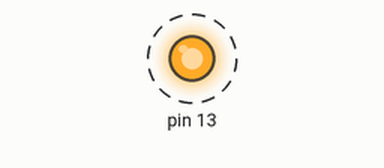
This sketch was run on a simulated Arduino Uno, built with avr-gcc and run on an emulated ATmega328P. Shown: output pins drawn as LEDs (lit = HIGH). Dashed ring = blinking. What the sketch prints to the serial monitor is not drawn.

Above: at 0.17 s.
Timing chart, 0 to 3.0 s (numbered marks = the images above):
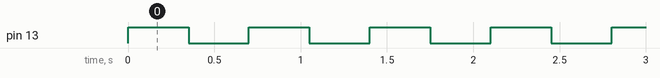

Measured:
- by itself, pin 13: alternates HIGH for 0.35 s and LOW for 0.35 s

The sketch:

Register.ino
```cpp
void setup() {
  // put your setup code here, to run once:

   DDRB = B00100000;
  PORTB = B00000000;
  Serial.begin(9600);

}

void loop() {
  // put your main code here, to run repeatedly:
//  delay(300);
//  PORTB = PORTB << 1;
//  Serial.println((PINB &(1<<4))>>4);
//  if ((PINB &(1<<4))>>4 == HIGH) PORTB=1;

PORTB = B00100000;
Serial.println(PORTB, BIN);
delay(350);
PORTB = PORTB >> 1;
Serial.println(PORTB, BIN);
delay(350);

  }
```
